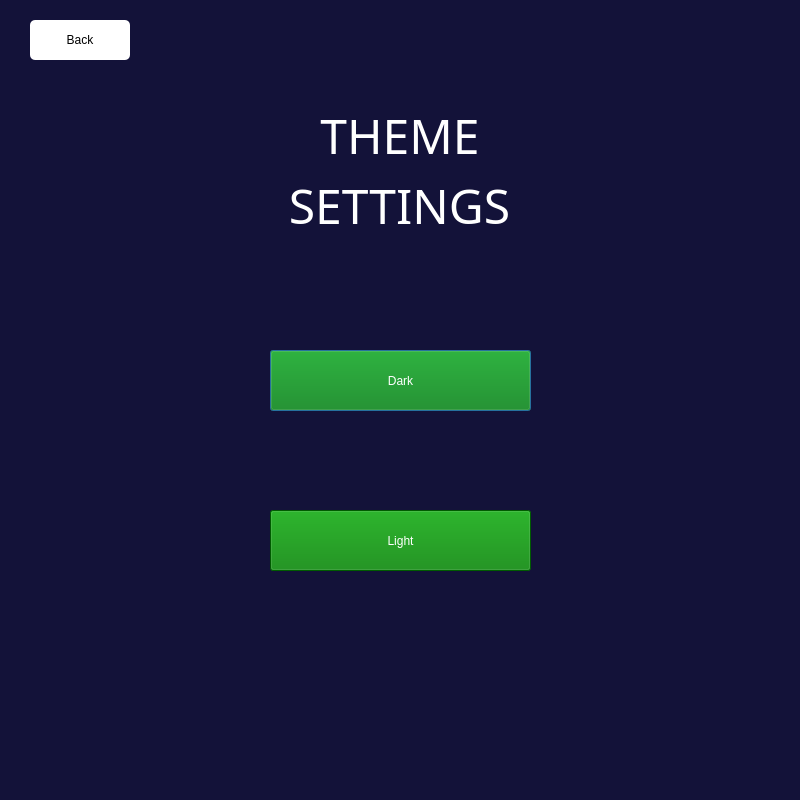
<?xml version="1.0" encoding="UTF-8"?>
<ui version="4.0">
 <class>Dialog</class>
 <widget class="QDialog" name="Dialog">
  <property name="geometry">
   <rect>
    <x>0</x>
    <y>0</y>
    <width>800</width>
    <height>800</height>
   </rect>
  </property>
  <property name="windowTitle">
   <string>Dialog</string>
  </property>
  <property name="styleSheet">
   <string notr="true">background-color:#131239;</string>
  </property>
  <widget class="QPushButton" name="f_dark">
   <property name="geometry">
    <rect>
     <x>270</x>
     <y>350</y>
     <width>261</width>
     <height>61</height>
    </rect>
   </property>
   <property name="styleSheet">
    <string notr="true">font: 16pt &quot;Arial Rounded MT Bold&quot;;
padding:15px;
background-color:green;
color:white;

</string>
   </property>
   <property name="text">
    <string>Dark</string>
   </property>
  </widget>
  <widget class="QPushButton" name="f_light">
   <property name="geometry">
    <rect>
     <x>270</x>
     <y>510</y>
     <width>261</width>
     <height>61</height>
    </rect>
   </property>
   <property name="styleSheet">
    <string notr="true">font: 16pt &quot;Arial Rounded MT Bold&quot;;
padding:15px;
background-color:green;
color:white;

</string>
   </property>
   <property name="text">
    <string>Light</string>
   </property>
  </widget>
  <widget class="QLabel" name="labelHeading">
   <property name="geometry">
    <rect>
     <x>275</x>
     <y>100</y>
     <width>250</width>
     <height>70</height>
    </rect>
   </property>
   <property name="font">
    <font>
     <family>Copperplate Gothic Light</family>
     <pointsize>36</pointsize>
     <weight>50</weight>
     <italic>false</italic>
     <bold>false</bold>
    </font>
   </property>
   <property name="styleSheet">
    <string notr="true">font: 36pt &quot;Copperplate Gothic Light&quot;;
color:white;

</string>
   </property>
   <property name="text">
    <string>THEME</string>
   </property>
   <property name="alignment">
    <set>Qt::AlignCenter</set>
   </property>
  </widget>
  <widget class="QPushButton" name="f_back">
   <property name="geometry">
    <rect>
     <x>30</x>
     <y>20</y>
     <width>100</width>
     <height>40</height>
    </rect>
   </property>
   <property name="cursor">
    <cursorShape>PointingHandCursor</cursorShape>
   </property>
   <property name="styleSheet">
    <string notr="true">font: 75 italic 14pt &quot;Georgia&quot;;
background:white;
border-radius:5px;
color:black;</string>
   </property>
   <property name="text">
    <string>Back</string>
   </property>
   <property name="icon">
    <iconset>
     <normaloff>../Images and icon/Back.png</normaloff>../Images and icon/Back.png</iconset>
   </property>
   <property name="iconSize">
    <size>
     <width>25</width>
     <height>25</height>
    </size>
   </property>
  </widget>
  <widget class="QLabel" name="labelHeading_2">
   <property name="geometry">
    <rect>
     <x>237</x>
     <y>170</y>
     <width>325</width>
     <height>70</height>
    </rect>
   </property>
   <property name="font">
    <font>
     <family>Copperplate Gothic Light</family>
     <pointsize>36</pointsize>
     <weight>50</weight>
     <italic>false</italic>
     <bold>false</bold>
    </font>
   </property>
   <property name="styleSheet">
    <string notr="true">font: 36pt &quot;Copperplate Gothic Light&quot;;
color:white;

</string>
   </property>
   <property name="text">
    <string>SETTINGS</string>
   </property>
   <property name="alignment">
    <set>Qt::AlignCenter</set>
   </property>
  </widget>
 </widget>
 <resources/>
 <connections/>
</ui>
